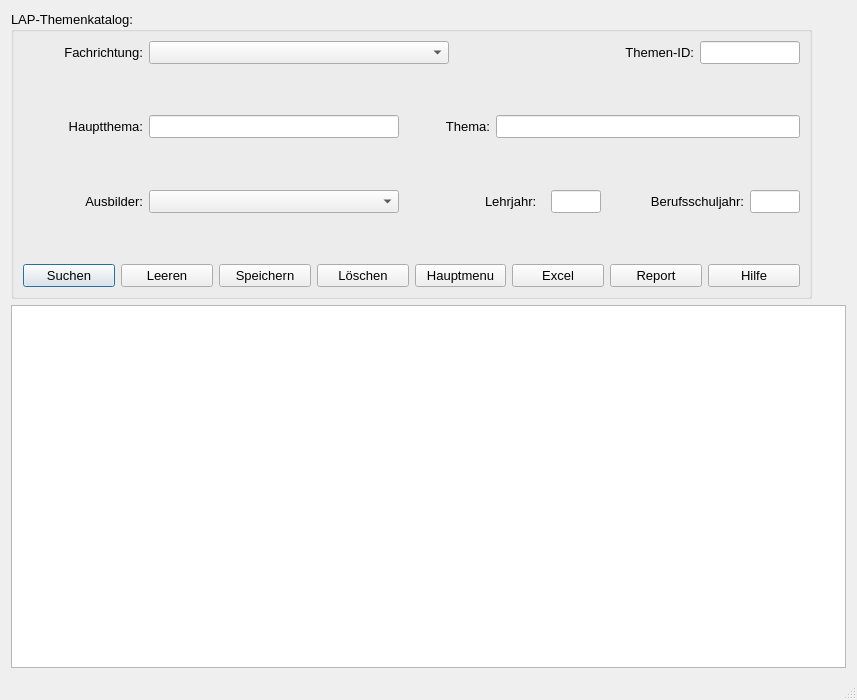
<?xml version="1.0" encoding="UTF-8"?>
<ui version="4.0">
 <class>Dialog_Themenkatalog</class>
 <widget class="QDialog" name="Dialog_Themenkatalog">
  <property name="geometry">
   <rect>
    <x>0</x>
    <y>0</y>
    <width>857</width>
    <height>700</height>
   </rect>
  </property>
  <property name="minimumSize">
   <size>
    <width>857</width>
    <height>700</height>
   </size>
  </property>
  <property name="windowTitle">
   <string>LAP-Themenkatalog</string>
  </property>
  <property name="sizeGripEnabled">
   <bool>true</bool>
  </property>
  <layout class="QVBoxLayout" name="verticalLayout">
   <item>
    <widget class="QGroupBox" name="gB_LAP_Themenkatalog">
     <property name="sizePolicy">
      <sizepolicy hsizetype="Fixed" vsizetype="MinimumExpanding">
       <horstretch>0</horstretch>
       <verstretch>0</verstretch>
      </sizepolicy>
     </property>
     <property name="minimumSize">
      <size>
       <width>800</width>
       <height>0</height>
      </size>
     </property>
     <property name="maximumSize">
      <size>
       <width>16777215</width>
       <height>310</height>
      </size>
     </property>
     <property name="font">
      <font>
       <pointsize>10</pointsize>
      </font>
     </property>
     <property name="title">
      <string>LAP-Themenkatalog:</string>
     </property>
     <layout class="QVBoxLayout" name="verticalLayout_2">
      <item>
       <layout class="QHBoxLayout" name="horizontalLayout_2">
        <item>
         <widget class="QLabel" name="lbl_Fachgebiet_2">
          <property name="sizePolicy">
           <sizepolicy hsizetype="Fixed" vsizetype="Preferred">
            <horstretch>0</horstretch>
            <verstretch>0</verstretch>
           </sizepolicy>
          </property>
          <property name="minimumSize">
           <size>
            <width>120</width>
            <height>0</height>
           </size>
          </property>
          <property name="font">
           <font>
            <pointsize>10</pointsize>
           </font>
          </property>
          <property name="layoutDirection">
           <enum>Qt::LeftToRight</enum>
          </property>
          <property name="text">
           <string>Fachrichtung:</string>
          </property>
          <property name="alignment">
           <set>Qt::AlignRight|Qt::AlignTrailing|Qt::AlignVCenter</set>
          </property>
         </widget>
        </item>
        <item>
         <widget class="QComboBox" name="cB_Fachrichtung">
          <property name="minimumSize">
           <size>
            <width>300</width>
            <height>0</height>
           </size>
          </property>
          <property name="maximumSize">
           <size>
            <width>16777215</width>
            <height>16777215</height>
           </size>
          </property>
          <property name="font">
           <font>
            <pointsize>10</pointsize>
           </font>
          </property>
          <item>
           <property name="text">
            <string/>
           </property>
          </item>
         </widget>
        </item>
        <item>
         <spacer name="horizontalSpacer">
          <property name="orientation">
           <enum>Qt::Horizontal</enum>
          </property>
          <property name="sizeType">
           <enum>QSizePolicy::Fixed</enum>
          </property>
          <property name="sizeHint" stdset="0">
           <size>
            <width>170</width>
            <height>20</height>
           </size>
          </property>
         </spacer>
        </item>
        <item>
         <widget class="QLabel" name="lbl_Themen_ID">
          <property name="sizePolicy">
           <sizepolicy hsizetype="Fixed" vsizetype="Preferred">
            <horstretch>0</horstretch>
            <verstretch>0</verstretch>
           </sizepolicy>
          </property>
          <property name="minimumSize">
           <size>
            <width>0</width>
            <height>0</height>
           </size>
          </property>
          <property name="font">
           <font>
            <pointsize>10</pointsize>
           </font>
          </property>
          <property name="text">
           <string>Themen-ID:</string>
          </property>
          <property name="alignment">
           <set>Qt::AlignRight|Qt::AlignTrailing|Qt::AlignVCenter</set>
          </property>
         </widget>
        </item>
        <item>
         <widget class="QLineEdit" name="le_Themen_ID">
          <property name="sizePolicy">
           <sizepolicy hsizetype="Fixed" vsizetype="Fixed">
            <horstretch>0</horstretch>
            <verstretch>0</verstretch>
           </sizepolicy>
          </property>
          <property name="maximumSize">
           <size>
            <width>100</width>
            <height>16777215</height>
           </size>
          </property>
          <property name="font">
           <font>
            <pointsize>10</pointsize>
           </font>
          </property>
         </widget>
        </item>
       </layout>
      </item>
      <item>
       <spacer name="verticalSpacer">
        <property name="orientation">
         <enum>Qt::Vertical</enum>
        </property>
        <property name="sizeHint" stdset="0">
         <size>
          <width>20</width>
          <height>45</height>
         </size>
        </property>
       </spacer>
      </item>
      <item>
       <layout class="QHBoxLayout" name="horizontalLayout_3">
        <item>
         <widget class="QLabel" name="lbl_Hauptthema">
          <property name="minimumSize">
           <size>
            <width>120</width>
            <height>0</height>
           </size>
          </property>
          <property name="maximumSize">
           <size>
            <width>16777215</width>
            <height>16777215</height>
           </size>
          </property>
          <property name="font">
           <font>
            <pointsize>10</pointsize>
           </font>
          </property>
          <property name="text">
           <string>Hauptthema:</string>
          </property>
          <property name="alignment">
           <set>Qt::AlignRight|Qt::AlignTrailing|Qt::AlignVCenter</set>
          </property>
         </widget>
        </item>
        <item>
         <widget class="QLineEdit" name="le_Hauptthema">
          <property name="minimumSize">
           <size>
            <width>250</width>
            <height>0</height>
           </size>
          </property>
          <property name="maximumSize">
           <size>
            <width>250</width>
            <height>16777215</height>
           </size>
          </property>
          <property name="font">
           <font>
            <pointsize>10</pointsize>
           </font>
          </property>
         </widget>
        </item>
        <item>
         <spacer name="horizontalSpacer_2">
          <property name="orientation">
           <enum>Qt::Horizontal</enum>
          </property>
          <property name="sizeType">
           <enum>QSizePolicy::Fixed</enum>
          </property>
          <property name="sizeHint" stdset="0">
           <size>
            <width>40</width>
            <height>20</height>
           </size>
          </property>
         </spacer>
        </item>
        <item>
         <widget class="QLabel" name="lbl_Thema">
          <property name="minimumSize">
           <size>
            <width>0</width>
            <height>0</height>
           </size>
          </property>
          <property name="maximumSize">
           <size>
            <width>16777215</width>
            <height>16777215</height>
           </size>
          </property>
          <property name="font">
           <font>
            <pointsize>10</pointsize>
           </font>
          </property>
          <property name="text">
           <string>Thema:</string>
          </property>
          <property name="alignment">
           <set>Qt::AlignRight|Qt::AlignTrailing|Qt::AlignVCenter</set>
          </property>
         </widget>
        </item>
        <item>
         <widget class="QLineEdit" name="le_Thema">
          <property name="font">
           <font>
            <pointsize>10</pointsize>
           </font>
          </property>
         </widget>
        </item>
       </layout>
      </item>
      <item>
       <spacer name="verticalSpacer_2">
        <property name="orientation">
         <enum>Qt::Vertical</enum>
        </property>
        <property name="sizeHint" stdset="0">
         <size>
          <width>20</width>
          <height>46</height>
         </size>
        </property>
       </spacer>
      </item>
      <item>
       <layout class="QHBoxLayout" name="horizontalLayout_4">
        <item>
         <widget class="QLabel" name="lbl_Ausbilder">
          <property name="sizePolicy">
           <sizepolicy hsizetype="Fixed" vsizetype="Preferred">
            <horstretch>0</horstretch>
            <verstretch>0</verstretch>
           </sizepolicy>
          </property>
          <property name="minimumSize">
           <size>
            <width>120</width>
            <height>0</height>
           </size>
          </property>
          <property name="maximumSize">
           <size>
            <width>60</width>
            <height>16777215</height>
           </size>
          </property>
          <property name="font">
           <font>
            <pointsize>10</pointsize>
           </font>
          </property>
          <property name="text">
           <string>Ausbilder:</string>
          </property>
          <property name="alignment">
           <set>Qt::AlignRight|Qt::AlignTrailing|Qt::AlignVCenter</set>
          </property>
         </widget>
        </item>
        <item>
         <widget class="QComboBox" name="cB_Ausbilder">
          <property name="minimumSize">
           <size>
            <width>250</width>
            <height>0</height>
           </size>
          </property>
          <property name="maximumSize">
           <size>
            <width>250</width>
            <height>16777215</height>
           </size>
          </property>
          <property name="font">
           <font>
            <pointsize>10</pointsize>
           </font>
          </property>
          <item>
           <property name="text">
            <string/>
           </property>
          </item>
         </widget>
        </item>
        <item>
         <spacer name="horizontalSpacer_3">
          <property name="orientation">
           <enum>Qt::Horizontal</enum>
          </property>
          <property name="sizeType">
           <enum>QSizePolicy::Fixed</enum>
          </property>
          <property name="sizeHint" stdset="0">
           <size>
            <width>80</width>
            <height>20</height>
           </size>
          </property>
         </spacer>
        </item>
        <item>
         <widget class="QLabel" name="lbl_Hilfsmittel_2">
          <property name="sizePolicy">
           <sizepolicy hsizetype="Fixed" vsizetype="Preferred">
            <horstretch>0</horstretch>
            <verstretch>0</verstretch>
           </sizepolicy>
          </property>
          <property name="maximumSize">
           <size>
            <width>60</width>
            <height>16777215</height>
           </size>
          </property>
          <property name="font">
           <font>
            <pointsize>10</pointsize>
           </font>
          </property>
          <property name="text">
           <string>Lehrjahr:</string>
          </property>
         </widget>
        </item>
        <item>
         <widget class="QLineEdit" name="le_lehrjahr">
          <property name="sizePolicy">
           <sizepolicy hsizetype="Fixed" vsizetype="Fixed">
            <horstretch>0</horstretch>
            <verstretch>0</verstretch>
           </sizepolicy>
          </property>
          <property name="maximumSize">
           <size>
            <width>50</width>
            <height>16777215</height>
           </size>
          </property>
         </widget>
        </item>
        <item>
         <widget class="QLabel" name="lbl_BS_Jahr">
          <property name="font">
           <font>
            <pointsize>10</pointsize>
           </font>
          </property>
          <property name="text">
           <string>Berufsschuljahr:</string>
          </property>
          <property name="alignment">
           <set>Qt::AlignRight|Qt::AlignTrailing|Qt::AlignVCenter</set>
          </property>
         </widget>
        </item>
        <item>
         <widget class="QLineEdit" name="le_bs_jahr">
          <property name="sizePolicy">
           <sizepolicy hsizetype="Fixed" vsizetype="Fixed">
            <horstretch>0</horstretch>
            <verstretch>0</verstretch>
           </sizepolicy>
          </property>
          <property name="maximumSize">
           <size>
            <width>50</width>
            <height>16777215</height>
           </size>
          </property>
         </widget>
        </item>
       </layout>
      </item>
      <item>
       <spacer name="verticalSpacer_3">
        <property name="orientation">
         <enum>Qt::Vertical</enum>
        </property>
        <property name="sizeHint" stdset="0">
         <size>
          <width>20</width>
          <height>45</height>
         </size>
        </property>
       </spacer>
      </item>
      <item>
       <layout class="QHBoxLayout" name="horizontalLayout">
        <item>
         <widget class="QPushButton" name="pB_Suchen">
          <property name="font">
           <font>
            <pointsize>10</pointsize>
           </font>
          </property>
          <property name="text">
           <string>Suchen</string>
          </property>
          <property name="icon">
           <iconset>
            <normaloff>../../_Symbole/UsedSymbols/searchmagnifierinterfacesymbol1_79893.ico</normaloff>../../_Symbole/UsedSymbols/searchmagnifierinterfacesymbol1_79893.ico</iconset>
          </property>
         </widget>
        </item>
        <item>
         <widget class="QPushButton" name="pB_ClearFields">
          <property name="text">
           <string>Leeren</string>
          </property>
          <property name="icon">
           <iconset>
            <normaloff>../../_Symbole/UsedSymbols/-clear_90704.ico</normaloff>../../_Symbole/UsedSymbols/-clear_90704.ico</iconset>
          </property>
         </widget>
        </item>
        <item>
         <widget class="QPushButton" name="pB_Speichern">
          <property name="font">
           <font>
            <pointsize>10</pointsize>
           </font>
          </property>
          <property name="text">
           <string>Speichern</string>
          </property>
          <property name="icon">
           <iconset>
            <normaloff>../../_Symbole/UsedSymbols/save_3621.ico</normaloff>../../_Symbole/UsedSymbols/save_3621.ico</iconset>
          </property>
         </widget>
        </item>
        <item>
         <widget class="QPushButton" name="pB_Loeschen">
          <property name="font">
           <font>
            <pointsize>10</pointsize>
           </font>
          </property>
          <property name="text">
           <string>Löschen</string>
          </property>
          <property name="icon">
           <iconset>
            <normaloff>../../_Symbole/UsedSymbols/seo-social-web-network-internet_262_icon-icons.com_61518.ico</normaloff>../../_Symbole/UsedSymbols/seo-social-web-network-internet_262_icon-icons.com_61518.ico</iconset>
          </property>
         </widget>
        </item>
        <item>
         <widget class="QPushButton" name="pB_Abbrechen">
          <property name="font">
           <font>
            <pointsize>10</pointsize>
           </font>
          </property>
          <property name="text">
           <string>Hauptmenu</string>
          </property>
          <property name="icon">
           <iconset>
            <normaloff>../../_Symbole/UsedSymbols/log-out_icon-icons.com_50106.ico</normaloff>../../_Symbole/UsedSymbols/log-out_icon-icons.com_50106.ico</iconset>
          </property>
         </widget>
        </item>
        <item>
         <widget class="QPushButton" name="pB_Excel">
          <property name="font">
           <font>
            <pointsize>10</pointsize>
           </font>
          </property>
          <property name="text">
           <string>Excel</string>
          </property>
          <property name="icon">
           <iconset>
            <normaloff>../../_Symbole/UsedSymbols/microsoft_excel_icon_132212.ico</normaloff>../../_Symbole/UsedSymbols/microsoft_excel_icon_132212.ico</iconset>
          </property>
         </widget>
        </item>
        <item>
         <widget class="QPushButton" name="pB_Report">
          <property name="font">
           <font>
            <pointsize>10</pointsize>
           </font>
          </property>
          <property name="text">
           <string>Report</string>
          </property>
          <property name="icon">
           <iconset>
            <normaloff>../../_Symbole/UsedSymbols/reporting_noun_report_document_file_icon_148360.ico</normaloff>../../_Symbole/UsedSymbols/reporting_noun_report_document_file_icon_148360.ico</iconset>
          </property>
         </widget>
        </item>
        <item>
         <widget class="QPushButton" name="pB_Hilfe">
          <property name="font">
           <font>
            <pointsize>10</pointsize>
           </font>
          </property>
          <property name="text">
           <string>Hilfe</string>
          </property>
          <property name="icon">
           <iconset>
            <normaloff>../../_Symbole/UsedSymbols/info_13213.ico</normaloff>../../_Symbole/UsedSymbols/info_13213.ico</iconset>
          </property>
         </widget>
        </item>
       </layout>
      </item>
     </layout>
    </widget>
   </item>
   <item>
    <widget class="QTableWidget" name="tW_Db_Themenkatalog">
     <property name="sizePolicy">
      <sizepolicy hsizetype="MinimumExpanding" vsizetype="MinimumExpanding">
       <horstretch>2</horstretch>
       <verstretch>2</verstretch>
      </sizepolicy>
     </property>
     <property name="maximumSize">
      <size>
       <width>16777215</width>
       <height>16777215</height>
      </size>
     </property>
     <property name="sizeIncrement">
      <size>
       <width>10</width>
       <height>10</height>
      </size>
     </property>
     <property name="editTriggers">
      <set>QAbstractItemView::NoEditTriggers</set>
     </property>
     <property name="alternatingRowColors">
      <bool>true</bool>
     </property>
     <attribute name="verticalHeaderVisible">
      <bool>false</bool>
     </attribute>
    </widget>
   </item>
   <item>
    <widget class="QLabel" name="lab_INFO">
     <property name="sizePolicy">
      <sizepolicy hsizetype="MinimumExpanding" vsizetype="Preferred">
       <horstretch>0</horstretch>
       <verstretch>0</verstretch>
      </sizepolicy>
     </property>
     <property name="minimumSize">
      <size>
       <width>0</width>
       <height>0</height>
      </size>
     </property>
     <property name="maximumSize">
      <size>
       <width>16777215</width>
       <height>16777215</height>
      </size>
     </property>
     <property name="sizeIncrement">
      <size>
       <width>10</width>
       <height>10</height>
      </size>
     </property>
     <property name="font">
      <font>
       <pointsize>10</pointsize>
      </font>
     </property>
     <property name="text">
      <string/>
     </property>
    </widget>
   </item>
  </layout>
 </widget>
 <tabstops>
  <tabstop>cB_Fachrichtung</tabstop>
  <tabstop>le_Themen_ID</tabstop>
  <tabstop>le_Hauptthema</tabstop>
  <tabstop>le_Thema</tabstop>
  <tabstop>cB_Ausbilder</tabstop>
  <tabstop>pB_Suchen</tabstop>
  <tabstop>pB_Speichern</tabstop>
  <tabstop>pB_Loeschen</tabstop>
  <tabstop>pB_Abbrechen</tabstop>
  <tabstop>pB_Excel</tabstop>
  <tabstop>pB_Report</tabstop>
  <tabstop>pB_Hilfe</tabstop>
  <tabstop>tW_Db_Themenkatalog</tabstop>
 </tabstops>
 <resources/>
 <connections/>
</ui>
